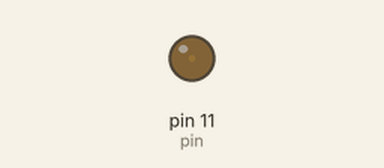
The sketch below on a simulated Arduino Uno, built with avr-gcc and run on an emulated ATmega328P. Shown: output pins drawn as LEDs (lit = HIGH). What the sketch prints to the serial monitor is not drawn.

Above: at 0.05 s.
At 1.2 s:
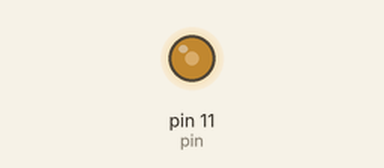
At 2.35 s:
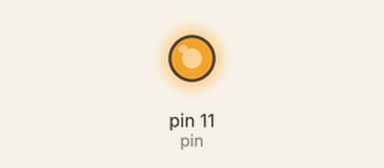
At 4.65 s:
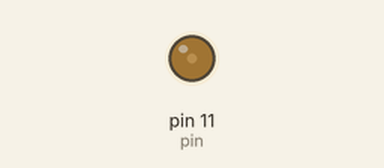
Timing chart, 0 to 6.7 s (numbered marks = the images above):
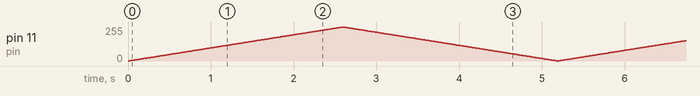

The sketch:

led_slow_v2.ino
```cpp
#define pin 11

void setup() {
  Serial.begin(9600);

  pinMode(pin,OUTPUT);
}

int val=0;
int dir=1;

void loop(){
  analogWrite(pin,val);
  val=val+dir;
  Serial.println(val,DEC);
  if(val==0) dir=1;
  if(val==255) dir=-1;
  delay(10);
}
```
